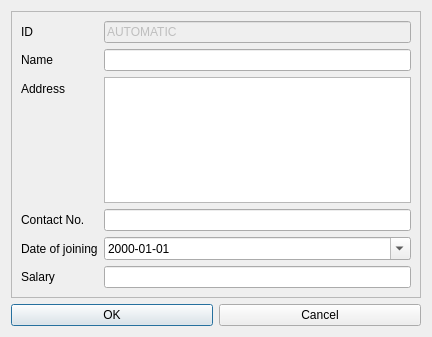
<?xml version="1.0" encoding="UTF-8"?>
<ui version="4.0">
 <class>Dialog</class>
 <widget class="QDialog" name="Dialog">
  <property name="geometry">
   <rect>
    <x>0</x>
    <y>0</y>
    <width>432</width>
    <height>337</height>
   </rect>
  </property>
  <property name="windowTitle">
   <string>Dialog</string>
  </property>
  <layout class="QVBoxLayout" name="verticalLayout">
   <item>
    <widget class="QFrame" name="frame">
     <property name="frameShape">
      <enum>QFrame::StyledPanel</enum>
     </property>
     <property name="frameShadow">
      <enum>QFrame::Raised</enum>
     </property>
     <layout class="QFormLayout" name="formLayout">
      <item row="0" column="0">
       <widget class="QLabel" name="label">
        <property name="text">
         <string>ID</string>
        </property>
       </widget>
      </item>
      <item row="0" column="1">
       <widget class="QLineEdit" name="input_emp_id">
        <property name="enabled">
         <bool>false</bool>
        </property>
        <property name="text">
         <string>AUTOMATIC</string>
        </property>
       </widget>
      </item>
      <item row="1" column="0">
       <widget class="QLabel" name="label_2">
        <property name="text">
         <string>Name</string>
        </property>
       </widget>
      </item>
      <item row="1" column="1">
       <widget class="QLineEdit" name="input_emp_name"/>
      </item>
      <item row="2" column="0">
       <widget class="QLabel" name="label_3">
        <property name="text">
         <string>Address</string>
        </property>
       </widget>
      </item>
      <item row="2" column="1">
       <widget class="QTextEdit" name="input_emp_address"/>
      </item>
      <item row="3" column="0">
       <widget class="QLabel" name="label_4">
        <property name="text">
         <string>Contact No.</string>
        </property>
       </widget>
      </item>
      <item row="3" column="1">
       <widget class="QLineEdit" name="input_emp_contact"/>
      </item>
      <item row="4" column="0">
       <widget class="QLabel" name="label_5">
        <property name="text">
         <string>Date of joining</string>
        </property>
       </widget>
      </item>
      <item row="4" column="1">
       <widget class="QDateEdit" name="dateEdit_doj">
        <property name="displayFormat">
         <string>yyyy-MM-dd</string>
        </property>
        <property name="calendarPopup">
         <bool>true</bool>
        </property>
       </widget>
      </item>
      <item row="5" column="0">
       <widget class="QLabel" name="label_6">
        <property name="text">
         <string>Salary</string>
        </property>
       </widget>
      </item>
      <item row="5" column="1">
       <widget class="QLineEdit" name="input_emp_salary"/>
      </item>
     </layout>
    </widget>
   </item>
   <item>
    <layout class="QHBoxLayout" name="horizontalLayout">
     <item>
      <widget class="QPushButton" name="bt_ok">
       <property name="text">
        <string>OK</string>
       </property>
      </widget>
     </item>
     <item>
      <widget class="QPushButton" name="bt_cancel">
       <property name="text">
        <string>Cancel</string>
       </property>
      </widget>
     </item>
    </layout>
   </item>
  </layout>
 </widget>
 <resources/>
 <connections/>
</ui>
